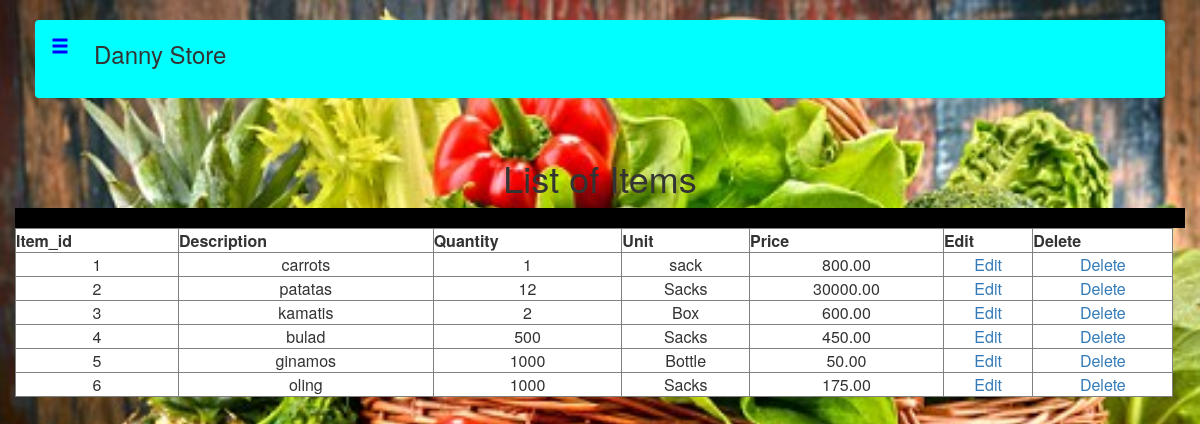
/Items.php, run on the app's committed database.
### tables this page shows
CREATE TABLE `items` (
  `item_id` int(30) NOT NULL,
  `description` varchar(200) NOT NULL,
  `quantity` int(11) NOT NULL,
  `unit` varchar(20) NOT NULL,
  `price` decimal(18,2) NOT NULL
);

### Items.php (the view, shortened to what this page needs)
<?php
	require('db.php');
?>
<!DOCTYPE>
<html>
<head>
	<link rel="stylesheet" type="text/css" href="login.css" />
	<link href="bootstrap-3.3.7/css/bootstrap.min.css" rel="stylesheet">
    <link href="css/phonebook.css" rel="stylesheet">
	<link rel="stylesheet" href="bootstrap-3.3.7/css/bootstrap.min.css">
</head>
<body>
	<div class="container-fluid" id="container">
    <div id="wrapper">
        <div id="page-content-wrapper">
            <div class="container-fluid" style="margin:0px; padding:0px;">
				<nav class="navbar navbar-green" id="nav">
					<div class="container-fluid">
					<div class="navbar-header">
							<a class="navbar-brand" onclick="openNav()"><span  class="glyphicon glyphicon-menu-hamburger"></span>&nbsp;&nbsp;<strong></strong></a>
					</div>
					<h3 style="padding-bottom:20px;">Danny Store</h3>
					</div>
				</nav>
			</div>
        </div>
		</div>
	  <div class="sidebar">
	  <center><h1>List of Items</h1></center>
	  <table width="99%" border="1" style="border-collapse:collapse; background-color:white;">
		<tbody>
			<tr>
			<th><strong>Item_id</strong></th>
			<th><strong>Description</strong></th>
			<th><strong>Quantity</strong></th>
			<th><strong>Unit</strong></th>
			<th><strong>Price</strong></th>
			<th><strong>Edit</strong></th>
			<th><strong>Delete</strong></th></tr>
		</tbody>
	  </div>
	  <div class="footer">
	  </div>
	</div>
	<?php
	$sel_query="Select * from items";
	$result = mysqli_query($con,$sel_query);
	while($row = mysqli_fetch_assoc($result)) { ?>
	<tr><td align="center"><?php echo $row["item_id"]; ?></td>
	<td align="center"><?php echo $row["description"]; ?></td>
	<td align="center"><?php echo $row["quantity"]; ?></td>
	<td align="center"><?php echo $row["unit"]; ?></td>
	<td align="center"><?php echo $row["price"]; ?></td>
	<td align="center"><a href="edit.items.php?item_id=<?php echo $row["item_id"]; ?>">Edit</a></td>
	<td align="center"><a href="delete.items.php?delete=<?php echo $row["item_id"]; ?>">Delete</a></td></tr>
	<?php  } ?></table>
</body>
</html

### login.css (style rules this page uses)
body { background: url(image2.jpg) no-repeat ; background-size: cover; }
a { color:#f5ef04; text-decoration:none; }
body { margin:10px; padding:0px; width:100%; height:100%; }
.footer { background-color: black; padding: 10px; text-align: center; }

### css/phonebook.css (style rules this page uses)
body { overflow-x: hidden; }
#wrapper { padding-left: 0; -webkit-transition: all 0.5s ease; -moz-transition: all 0.5s ease; -o-transition: all 0.5s ease; transition: all 0.5s ease; }
#page-content-wrapper { width: 100%; position: absolute; padding: 15px; }
@media (min-width:768px) { #wrapper { padding-left: 0; } }
@media (min-width:768px) { #page-content-wrapper { padding: 20px; position: relative; } }
.navbar-green { background-color: #00FFFF; }
.navbar-green a { color:blue; }
.navbar-brand { cursor: pointer; }

### data on the page
items: item_id "1", description "carrots", quantity "1", unit "sack", price "800.00"
items: item_id "2", description "patatas", quantity "12", unit "Sacks", price "30000.00"
items: item_id "3", description "kamatis", quantity "2", unit "Box", price "600.00"
items: item_id "4", description "bulad", quantity "500", unit "Sacks", price "450.00"
items: item_id "5", description "ginamos", quantity "1000", unit "Bottle", price "50.00"
items: item_id "6", description "oling", quantity "1000", unit "Sacks", price "175.00"
